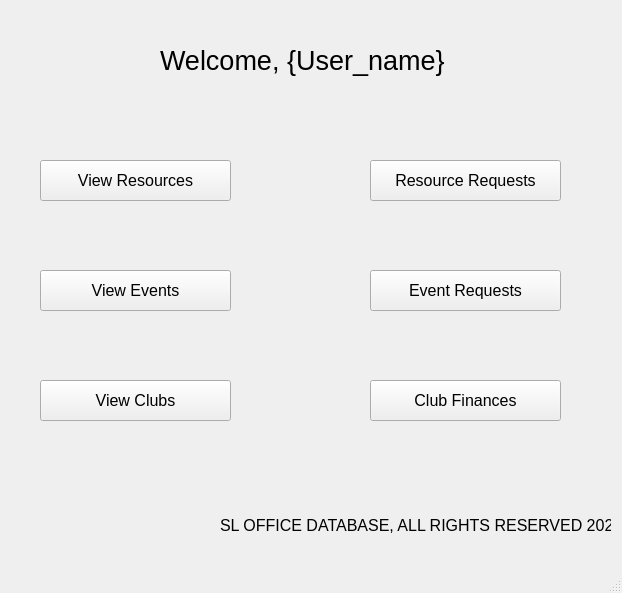
<?xml version="1.0" encoding="UTF-8"?>
<ui version="4.0">
 <class>WelcomeScreen</class>
 <widget class="QMainWindow" name="WelcomeScreen">
  <property name="geometry">
   <rect>
    <x>0</x>
    <y>0</y>
    <width>622</width>
    <height>593</height>
   </rect>
  </property>
  <property name="windowTitle">
   <string>SL Office DBMS</string>
  </property>
  <widget class="QWidget" name="centralwidget">
   <widget class="QLabel" name="label">
    <property name="geometry">
     <rect>
      <x>220</x>
      <y>510</y>
      <width>391</width>
      <height>31</height>
     </rect>
    </property>
    <property name="font">
     <font>
      <pointsize>12</pointsize>
     </font>
    </property>
    <property name="text">
     <string>SL OFFICE DATABASE, ALL RIGHTS RESERVED 2025</string>
    </property>
   </widget>
   <widget class="QLabel" name="label_2">
    <property name="geometry">
     <rect>
      <x>160</x>
      <y>40</y>
      <width>291</width>
      <height>41</height>
     </rect>
    </property>
    <property name="font">
     <font>
      <pointsize>20</pointsize>
     </font>
    </property>
    <property name="text">
     <string>Welcome, {User_name}</string>
    </property>
   </widget>
   <widget class="QPushButton" name="viewResources">
    <property name="geometry">
     <rect>
      <x>40</x>
      <y>160</y>
      <width>191</width>
      <height>41</height>
     </rect>
    </property>
    <property name="font">
     <font>
      <pointsize>12</pointsize>
     </font>
    </property>
    <property name="text">
     <string>View Resources</string>
    </property>
   </widget>
   <widget class="QPushButton" name="viewEvents">
    <property name="geometry">
     <rect>
      <x>40</x>
      <y>270</y>
      <width>191</width>
      <height>41</height>
     </rect>
    </property>
    <property name="font">
     <font>
      <pointsize>12</pointsize>
     </font>
    </property>
    <property name="text">
     <string>View Events</string>
    </property>
   </widget>
   <widget class="QPushButton" name="viewClubs">
    <property name="geometry">
     <rect>
      <x>40</x>
      <y>380</y>
      <width>191</width>
      <height>41</height>
     </rect>
    </property>
    <property name="font">
     <font>
      <pointsize>12</pointsize>
     </font>
    </property>
    <property name="text">
     <string>View Clubs</string>
    </property>
   </widget>
   <widget class="QPushButton" name="resourceRequests">
    <property name="geometry">
     <rect>
      <x>370</x>
      <y>160</y>
      <width>191</width>
      <height>41</height>
     </rect>
    </property>
    <property name="font">
     <font>
      <pointsize>12</pointsize>
     </font>
    </property>
    <property name="text">
     <string>Resource Requests</string>
    </property>
   </widget>
   <widget class="QPushButton" name="eventRequests">
    <property name="geometry">
     <rect>
      <x>370</x>
      <y>270</y>
      <width>191</width>
      <height>41</height>
     </rect>
    </property>
    <property name="font">
     <font>
      <pointsize>12</pointsize>
     </font>
    </property>
    <property name="text">
     <string>Event Requests</string>
    </property>
   </widget>
   <widget class="QPushButton" name="clubFinances">
    <property name="geometry">
     <rect>
      <x>370</x>
      <y>380</y>
      <width>191</width>
      <height>41</height>
     </rect>
    </property>
    <property name="font">
     <font>
      <pointsize>12</pointsize>
     </font>
    </property>
    <property name="text">
     <string>Club Finances</string>
    </property>
   </widget>
  </widget>
  <widget class="QMenuBar" name="menubar">
   <property name="geometry">
    <rect>
     <x>0</x>
     <y>0</y>
     <width>622</width>
     <height>21</height>
    </rect>
   </property>
  </widget>
  <widget class="QStatusBar" name="statusbar"/>
 </widget>
 <resources/>
 <connections/>
</ui>
